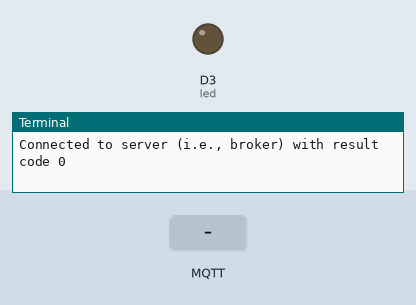
Recording of a program running on a simulated Raspberry Pi (BCM pin numbers) with a GrovePi and a Grove Base HAT. Parts: output pins drawn as LEDs (lit = HIGH), the last lines printed to the terminal. The test bench sets the inputs (shaded band). No MQTT or app messages arrive unless stated.

Above: at 1.3 s.
1.4 s: MQTT message "E" arrives on the first subscribed topic
At 2.6 s:
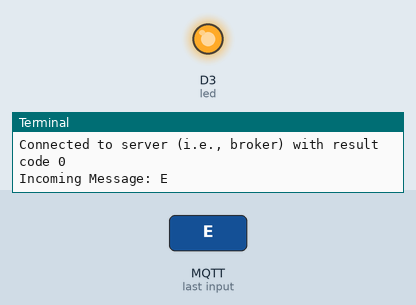
2.9 s: MQTT message "A" arrives on the first subscribed topic
At 4.0 s:
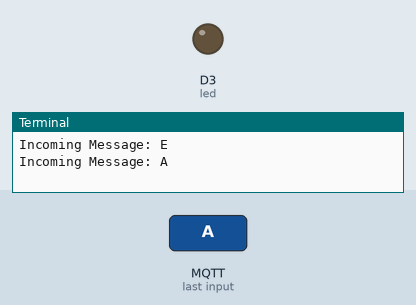
Timing chart, 0 to 5.9 s (numbered marks = the images above; inputs shaded):
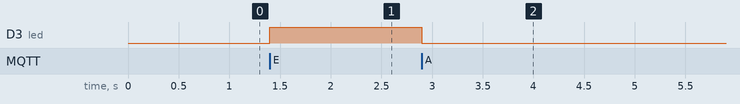

The program:

rpi_led.py
```python
#EE 250 Project
# Will turn on or off an LED based off the commands sent by the other rpi
import paho.mqtt.client as mqtt
import time
import grovepi

led = 3
def on_connect(client, userdata, flags, rc):
    print("Connected to server (i.e., broker) with result code "+str(rc))

    #subscribing to hostname/topic
    client.subscribe("macubero/callbackMic")
    #initialize to 0
    grovepi.digitalWrite(led,0)


#this will control our LED based off of the data from the mic
def callbackMic(client, userdata, msg):
    #if a Low E note is played will turn on the LED
    print("Incoming Message: " + (str(msg.payload, "utf-8")))
    if((str(msg.payload, "utf-8")) == "E"):
        grovepi.digitalWrite(led,1)

    #if an A is played it will turn off the light
    elif ((str(msg.payload, "utf-8")) == "A"):
        grovepi.digitalWrite(led,0)


#Default message callback. Please use custom callbacks.
def on_message(client, userdata, msg):
    print("on_message: " + msg.topic + " " + str(msg.payload, "utf-8"))

if __name__ == '__main__':
    #this section is covered in publisher_and_subscriber_example.py
    client = mqtt.Client()
    client.on_message = callbackMic
    client.on_connect = on_connect
    client.connect(host="ec2-3-138-142-104.us-east-2.compute.amazonaws.com", port=60000, keepalive=60)
    client.loop_start()

    while True:
        time.sleep(1)
```

Measured:
- after the input at 1.4 s, D3 (led): LOW → HIGH at once
- after the input at 2.9 s, D3 (led): HIGH → LOW at once
